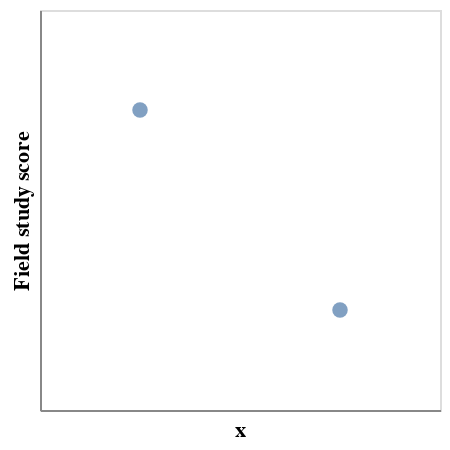

Notebook cell for this chart:
### Code cell
np.random.seed(42)
predict = np.random.rand(8, 1)
proxy = np.random.choice(predict.ravel(), 4, replace=False).reshape(-1, 1)
field = np.random.choice(proxy.ravel(), 2, replace=False).reshape(-1, 1)


# build a suitable set of obsrved variables
Ypredict = (np.sin(predict + 10.5) + np.random.randn(*predict.shape) * 0.05)
Yproxy = (np.sin(proxy) + np.random.randn(*proxy.shape) * 0.05 )
Yfield = (np.sin(field) + np.random.randn(*field.shape) * 0.05 )

m = GPy.models.GPCoregionalizedRegression(X_list=[predict, proxy, field], 
                                          Y_list=[Ypredict, Yproxy, Yfield])


import pandas as pd
import altair as alt

observations = []
for x, y in zip(predict, Ypredict):
    observations.append({"x": x, "y": y, "T": "predict"})

for x, y in zip(proxy, Yproxy):
    observations.append({"x": x, "y": y, "T": "proxy"})
  
for x, y in zip(field, Yfield):
    observations.append({"x": x, "y": y, "T": "field"})
    
df = pd.DataFrame(observations)

def make_chart(_df, title):
    return alt.Chart(_df).mark_circle(size=60).encode(
            x=alt.X('x:O', axis=alt.Axis(values=list(range(1, 10, 1)))),
            y=alt.Y('y:O', axis=alt.Axis(title=title, values=list(range(0, 1, 1))))).properties(
            width=200,
            height=200
        )
    
make_chart(df[df["T"] == "field"], title="Field study score")

### Figure 1 — Vega-Lite specification as saved in the notebook (floating-point values rounded to 4 significant figures)
{"config": {"view": {"continuousWidth": 400, "continuousHeight": 300}}, "data": {"name": "data-e01925b9ff368c0b8c078fd67f14b511"}, "mark": {"type": "circle", "size": 60}, "encoding": {"x": {"axis": {"values": [1, 2, 3, 4, 5, 6, 7, 8, 9]}, "field": "x", "type": "ordinal"}, "y": {"axis": {"title": "Field study score", "values": [0]}, "field": "y", "type": "ordinal"}}, "height": 200, "width": 200, "$schema": "https://vega.github.io/schema/vega-lite/v4.17.0.json", "datasets": {"data-e01925b9ff368c0b8c078fd67f14b511": [{"x": [0.9507], "y": [0.7866], "T": "field"}, {"x": [0.8662], "y": [0.7674], "T": "field"}]}}
